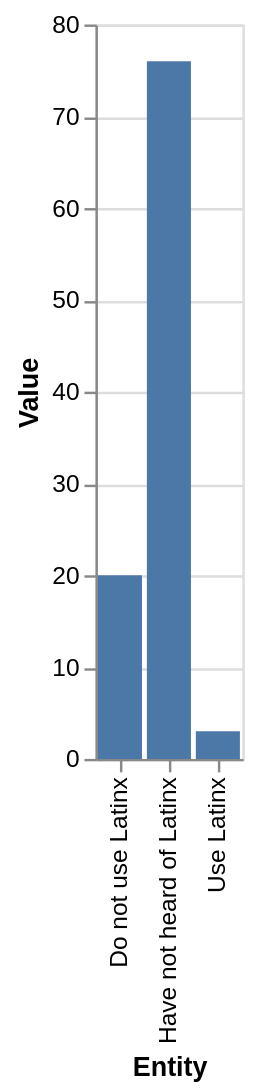

Describe this chart as a Vega-Lite specification.
### Vega-Lite specification from a JSON file in a GitHub repository (floating-point values rounded to 4 significant figures)
{"$schema": "https://vega.github.io/schema/vega-lite/v5.json", "description": "Bar chart auto-generated from CSV", "data": {"values": [{"Entity": "Have not heard of Latinx", "Value": 76.0}, {"Entity": "Do not use Latinx", "Value": 20.0}, {"Entity": "Have heard of Latinx", "Value": NaN}, {"Entity": "Use Latinx", "Value": 3.0}]}, "mark": "bar", "encoding": {"x": {"field": "Entity", "type": "ordinal"}, "y": {"field": "Value", "type": "quantitative"}}}
